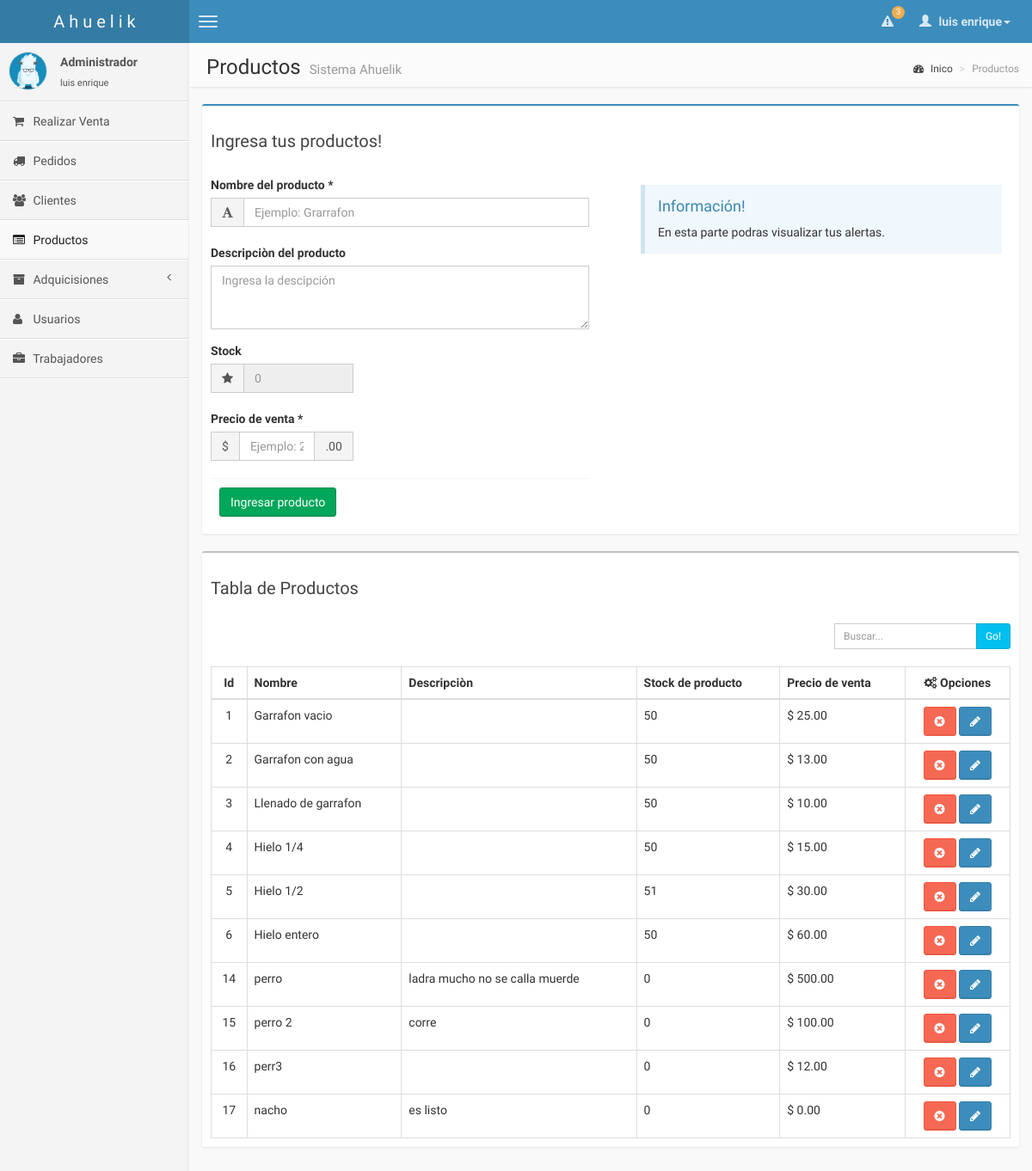
Before: /pages/admin_productos.php (signed in) with the older database file.
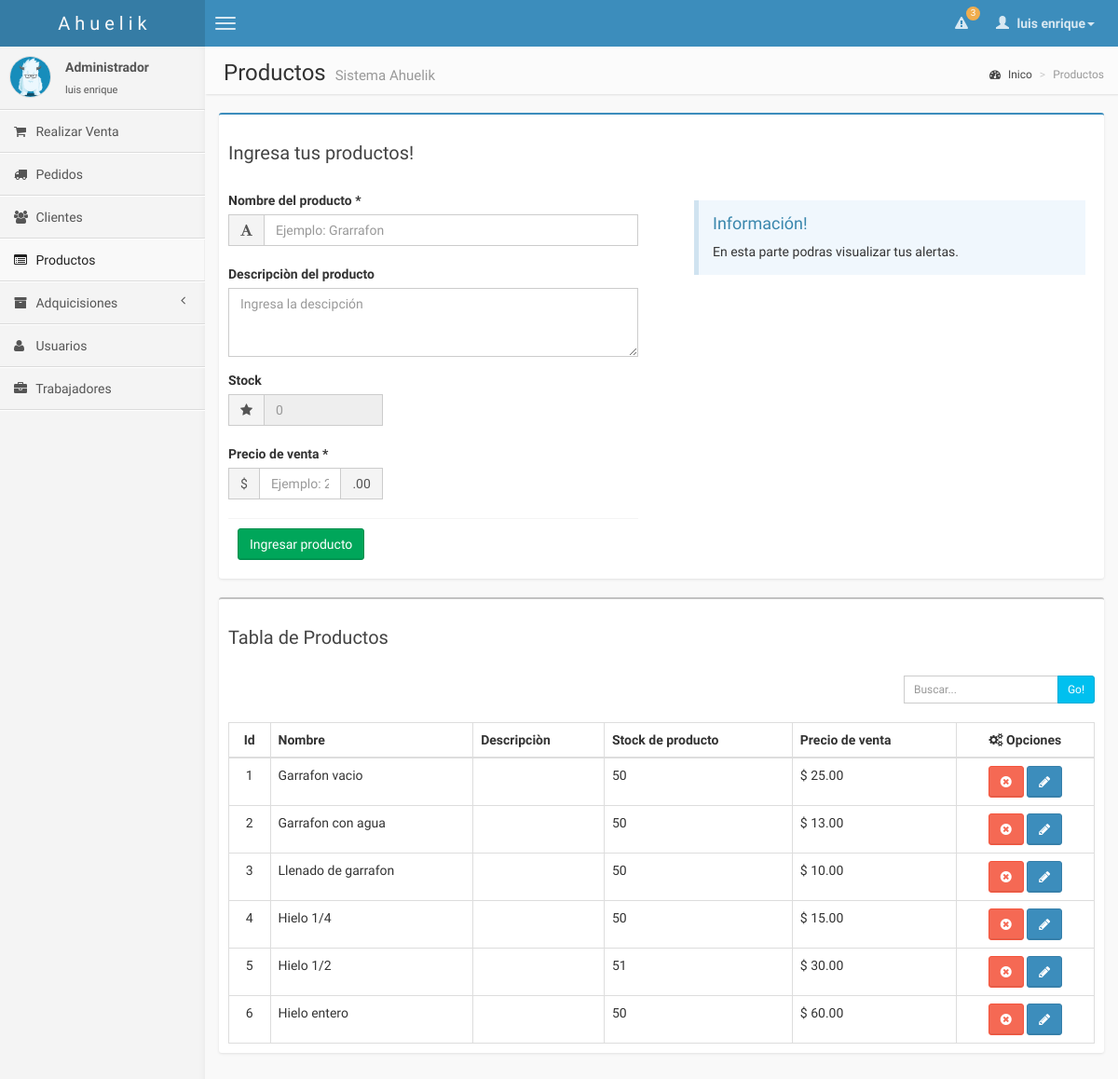
After: the same page with the newer database file.
### tables this page shows
CREATE TABLE `productos` (
  `id_producto` int(11) NOT NULL AUTO_INCREMENT,
  `nombre` varchar(50) NOT NULL,
  `descripcion` varchar(50) DEFAULT NULL,
  `stock` int(10) NOT NULL,
  `precio_venta` int(10) NOT NULL,
  PRIMARY KEY (`id_producto`)
);

### pages/admin_productos.php (the view, shortened to what this page needs)
<?php
    include("conexion.php");
?>
<!DOCTYPE html>
<html>
    <head>
        <link href="../css/bootstrap.min.css" rel="stylesheet" type="text/css" />
        <link href="../css/font-awesome.min.css" rel="stylesheet" type="text/css" />
        <link href="../css/ionicons.min.css" rel="stylesheet" type="text/css" />
        <link href="../css/datatables/dataTables.bootstrap.css" rel="stylesheet" type="text/css" />
        <link href="../css/AdminLTE.css" rel="stylesheet" type="text/css" />
    </head>
    <body class="pace-done skin-blue">
        <header class="header">
            <a class="logo">
                A h u e l i k
            </a>
            <nav class="navbar navbar-static-top" role="navigation">
                <a href="#" class="navbar-btn sidebar-toggle" data-toggle="offcanvas" role="button">
                    <span class="icon-bar"></span>
                    <span class="icon-bar"></span>
                    <span class="icon-bar"></span>
                </a>
                <div class="navbar-right">
                    <ul class="nav navbar-nav">
                        <?php
                         $v_query = "SELECT * FROM pedidos";
                         $v_registros = mysqli_query($link,$v_query) or die ("Problemas en el select:".mysql_error());
                         $v_total = mysqli_num_rows($v_registros);
                        ?>
                        <li class="dropdown notifications-menu">
                            <a href="#" class="dropdown-toggle" data-toggle="dropdown">
                                <i class="fa fa-warning"></i>
                                <span class="label label-warning"><?php echo "$v_total";?> </span>
                            </a>
                        </li>
                        <li class="dropdown user user-menu">
                            <a href="#" class="dropdown-toggle" data-toggle="dropdown">
                                <i class="glyphicon glyphicon-user"></i>
                                <span><?php echo $_SESSION['usuario']; ?><i class="caret"></i></span>
                            </a>
                        </li>
                    </ul>
                </div>
            </nav>
        </header>
        <div class="wrapper row-offcanvas row-offcanvas-left">
            <aside class="left-side sidebar-offcanvas">
                <section class="sidebar">
                    <div class="user-panel">
                        <div class="pull-left image">
                            <img src="<?php echo $_SESSION['foto_perfil']; ?>" class="img-circle" alt="User Image" />
                        </div>
                        <div class="pull-left info">
                            <p><?php echo $_SESSION['tipo_usuario']; ?></p>
                            <a><i class="text-success"></i><?php echo $_SESSION['usuario']; ?></a>
                        </div>
                    </div>
                    <ul class="sidebar-menu">
                        <li>
                            <a href='ventas.php'>
                                <i class='fa fa-shopping-cart'></i> <span>Realizar Venta</span>
                            </a>
                        </li>
                        <li>
                            <a href='pedidos.php'>
                                <i class='fa fa-truck'></i> <span>Pedidos</span>
                            </a>
                        </li>
                        <li>
                            <a href='clientes.php'>
                                <i class='fa fa-users'></i> <span>Clientes</span>
                            </a>
                        </li>
                    <?php
                       if($_SESSION['privilegios'] == "Todos"){
                           echo "
                                <li class='active'>
                                    <a href='admin_productos.php'>
                                        <i class='fa fa-list-alt'></i> <span>Productos</span>
                                    </a>
                                </li>
                                <li class='treeview'>
                                    <a href='#'>
                                        <i class='fa fa-archive'></i>
                                        <span>Adquicisiones</span>
                                        <i class='fa fa-angle-left pull-right'></i>
                                    </a>
                                    <ul class='treeview-menu'>
                                        <li><a href='adquisicion_productos.php'><i class='fa fa-angle-double-right'></i> Adquisiciòn de productos</a></li>
                                        <li><a href='admin_proveedores.php'><i class='fa fa-angle-double-right'></i> Proveedores</a></li>
                                    </ul>
                                </li>
                                <li>
                                    <a href='admin_usuaios.php'>
                                        <i class='fa fa-user'></i> <span>Usuarios</span>
                                    </a>
                                </li>
                                <li>
                                    <a href='admin_trabajadores.php'>
                                        <i class='fa  fa-briefcase'></i> <span>Trabajadores</span>
                                    </a>
                                </li>
                               ";
                       }
                    ?>
                    </ul>
                </section>
            </aside>
            <aside class="right-side">
                <section class="content-header">
                    <h1>
                        Productos
                        <small> Sistema Ahuelik</small>
                    </h1>
                    <ol class="breadcrumb">
                        <li><a href="sistema.php"><i class="fa fa-dashboard"></i> Inico</a></li>
                        <li class="active">Productos</li>
                    </ol>
                </section>
                <section class="content">
                    <div class="box box-primary">
                        <div class="box-header">
                            <h3 class="box-title">Ingresa tus productos!</h3>
                        </div>
                        <div class="row">
                            <div class="col-sm-6 col-md-6">
                                <form action="admin_productos.php" method="post">
                                    <div class="box-body">
                                        <label>Nombre del producto *</label>
                                        <div class="input-group">
                                            <span class="input-group-addon"><i class="fa fa-font"></i></span>
                                            <input name="p_nombre" type="text" class="form-control" placeholder="Ejemplo: Grarrafon" value='<?php if(isset($_GET['producto_actualizar'])){ echo $v_nombre;}?>' required/>
                                        </div>
                                        <br/>
                                        <div class="form-group">
                                            <label>Descripciòn del producto</label>
                                            <textarea name="p_descripcion" class="form-control" rows="3" placeholder="Ingresa la descipción" maxlength="50"><?php if(isset($_GET['producto_actualizar'])){ echo $v_descripcion;}?></textarea>
                                        </div>
                                        <label>Stock</label>
                                        <div class="row">
                                            <div class="col-xs-5">
                                                <div class="input-group">
                                                    <span class="input-group-addon"><i class="fa fa-star"></i></span>
                                                    <input name="p_stock" type="text" class="form-control" id="disabledTextInput" placeholder="0" value="<?php if(isset($_GET['producto_actualizar'])){ echo $v_stock;}?>" disabled/>
                                                </div>
                                            </div>
                                        </div>
                                        <br/>
                                        <label>Precio de venta *</label>
                                        <div class="row">
                                            <div class="col-xs-5">
                                                <div class="input-group">
                                                    <div class="input-group-addon">$</div>
                                                    <input name="p_presio" type="text" class="form-control" maxlength="10" placeholder="Ejemplo: 20" value="<?php if(isset($_GET['producto_actualizar'])){ echo $v_precio_venta;}?>" onkeypress="return numeros(event)" required/>
                                                    <div class="input-group-addon">.00</div>
                                                </div>
                                            </div>
                                        </div>
                                        <br/>
                                        <div class="box-footer">
                                            <button type="submit" name="insertar_producto" class="btn btn-success" value="1">Ingresar producto</button>
                                        </div>
                                     </div>
                                </form>
                            </div>
                            <div class="col-sm-6 col-md-6">
                                <div class="box-body">
                                    <div class="box-body">
                                    <div class="callout callout-info">
                                        <h4>Información!</h4>
                                        <p>En esta parte podras visualizar tus alertas.</p>
                                    </div>
                                    </div>
                                </div>
                            </div>
                        </div>
                    </div>
                    <div class="box">
                        <div class="box-header">
                            <h3 class="box-title">Tabla de Productos</h3>
                        </div>
                        <div class="row">
                            <div class="col-sm-6 col-md-6">
                            </div>
                            <div class="col-sm-6 col-md-6 text-right">
                                <div class="box-body">
                                    <div class="row">
                                        <div class="col-xs-6"></div>
                                        <div class="col-xs-6">
                                            <div class="input-group input-group-sm">
                                                <input id="searchTerm" type="text" onkeyup="doSearch()" placeholder="Buscar..." class="form-control" />
                                                <span class="input-group-btn">
                                                    <a class="btn btn-info btn-flat">Go!</a>
                                                </span>
                                            </div>
                                        </div>
                                    </div>
                                </div>
                            </div>
                        </div>
                        <div class="box-body table-responsive">
                            <table id="regTable" id="example2" class="table table-bordered table-hover">
                                <thead>
                                    <tr>
                                        <th style='text-align:center'>Id</th>
                                        <th>Nombre</th>
                                        <th>Descripciòn</th>
                                        <th>Stock de producto</th>
                                        <th>Precio de venta</th>
                                        <th style="text-align:center"><samp class="fa fa-cogs"></samp> Opciones</th>
                                    </tr>
                                </thead>
                                <tbody>
                                    <?php
                                        $time = time();
                                        $v_query = "SELECT * FROM productos";
                                        $registros = mysqli_query($link,$v_query) or die("Problemas en el select:".mysql_error());
                                        while($reg = mysqli_fetch_array($registros, MYSQLI_ASSOC)){
                                            echo"<tr>";
                                            echo    "<td style='text-align:center'>".$reg['id_producto']."</td>";
                                            echo    "<td>".$reg['nombre']."</td>";
                                            echo    "<td>".$reg['descripcion']."</td>";
                                            echo    "<td>".$reg['stock']."</td>";
                                            echo    "<td>"."$ ".$reg['precio_venta'].".00"."</td>";
                                            echo    "<td style='text-align:center'>
<a class='btn btn-danger' data-toggle='modal' data-target='#".$reg['id_producto']."' data-whatever='@mdo'><i class='fa fa-times-circle' data-toggle='tooltip' data-placement='top' title='Eliminar'></i></a>
<div class='modal fade' id='".$reg['id_producto']."' tabindex='-1' role='dialog' aria-labelledby='".$reg['id_producto']."Label' aria-hidden='true'>
        <h4 class='modal-title' id='".$reg['id_producto']."Label'>Eliminación de producto</h4>
                                ".date('d-m-Y',$time)."
                                <code>".$reg['nombre']."</code> </br>
                                Stock: ".$reg['stock']." </br>
                                Precio de venta: $".$reg['precio_venta'].".00
        <a href='admin_productos.php?producto_eliminar=".$reg['id_producto']."'  class='btn btn-danger'>Eliminar</a>
</div>
<a href='admin_productos.php?producto_actualizar=".$reg['id_producto']."' class='btn btn-primary' data-toggle='tooltip' data-placement='top' title='Actualizar'><i class='fa fa fa-pencil'></i></a>
                                                    </td>";
                                            echo"</tr>";
                                        }
                                    ?>
                                </tbody>
                            </table>
                        </div>
                    </div>
                </section>
            </aside>
        </div>
    </body>
</html>

Changed rows visible on the page:
removed productos: id_producto "14", nombre "perro", descripcion "ladra mucho no se calla muerde", stock "0", precio_venta "500"
removed productos: id_producto "15", nombre "perro 2", descripcion "corre", stock "0", precio_venta "100"
removed productos: id_producto "16", nombre "perr3", stock "0", precio_venta "12"
removed productos: id_producto "17", nombre "nacho", descripcion "es listo", stock "0", precio_venta "0"
